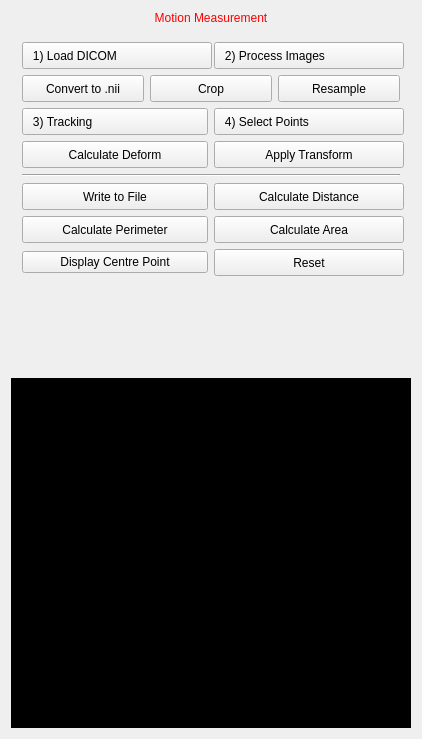
<?xml version="1.0" encoding="UTF-8"?>
<ui version="4.0">
 <class>MmeasurementViewControls</class>
 <widget class="QWidget" name="MmeasurementViewControls">
  <property name="geometry">
   <rect>
    <x>0</x>
    <y>0</y>
    <width>421</width>
    <height>739</height>
   </rect>
  </property>
  <property name="windowTitle">
   <string>QmitkTemplate</string>
  </property>
  <layout class="QVBoxLayout" name="verticalLayout">
   <item>
    <widget class="QLabel" name="labelWarning">
     <property name="styleSheet">
      <string notr="true">QLabel { color: rgb(255, 0, 0) }</string>
     </property>
     <property name="text">
      <string>Motion Measurement</string>
     </property>
     <property name="alignment">
      <set>Qt::AlignCenter</set>
     </property>
    </widget>
   </item>
   <item>
    <widget class="QWidget" name="widget_1" native="true">
     <property name="sizePolicy">
      <sizepolicy hsizetype="Minimum" vsizetype="MinimumExpanding">
       <horstretch>0</horstretch>
       <verstretch>0</verstretch>
      </sizepolicy>
     </property>
     <property name="minimumSize">
      <size>
       <width>400</width>
       <height>221</height>
      </size>
     </property>
     <layout class="QGridLayout" name="gridLayout">
      <item row="0" column="0">
       <widget class="QPushButton" name="button_1">
        <property name="minimumSize">
         <size>
          <width>190</width>
          <height>27</height>
         </size>
        </property>
        <property name="toolTip">
         <string>Do image processing</string>
        </property>
        <property name="styleSheet">
         <string notr="true">text-align: left;</string>
        </property>
        <property name="text">
         <string>   1) Load DICOM</string>
        </property>
       </widget>
      </item>
      <item row="0" column="1">
       <widget class="QPushButton" name="button_2">
        <property name="minimumSize">
         <size>
          <width>190</width>
          <height>27</height>
         </size>
        </property>
        <property name="toolTip">
         <string>Do image processing</string>
        </property>
        <property name="styleSheet">
         <string notr="true">text-align: left;</string>
        </property>
        <property name="text">
         <string>   2) Process Images</string>
        </property>
       </widget>
      </item>
      <item row="1" column="0" colspan="2">
       <layout class="QHBoxLayout" name="layout_2">
        <item>
         <widget class="QPushButton" name="button_2_1">
          <property name="minimumSize">
           <size>
            <width>0</width>
            <height>27</height>
           </size>
          </property>
          <property name="text">
           <string>Convert to .nii</string>
          </property>
         </widget>
        </item>
        <item>
         <widget class="QPushButton" name="button_2_2">
          <property name="minimumSize">
           <size>
            <width>0</width>
            <height>27</height>
           </size>
          </property>
          <property name="text">
           <string>Crop</string>
          </property>
         </widget>
        </item>
        <item>
         <widget class="QPushButton" name="button_2_3">
          <property name="minimumSize">
           <size>
            <width>0</width>
            <height>27</height>
           </size>
          </property>
          <property name="text">
           <string>Resample</string>
          </property>
         </widget>
        </item>
       </layout>
      </item>
      <item row="2" column="0">
       <widget class="QPushButton" name="button_3">
        <property name="minimumSize">
         <size>
          <width>0</width>
          <height>27</height>
         </size>
        </property>
        <property name="styleSheet">
         <string notr="true">text-align: left;</string>
        </property>
        <property name="text">
         <string>   3) Tracking</string>
        </property>
       </widget>
      </item>
      <item row="2" column="1">
       <widget class="QPushButton" name="button_4">
        <property name="minimumSize">
         <size>
          <width>190</width>
          <height>27</height>
         </size>
        </property>
        <property name="styleSheet">
         <string notr="true">text-align: left;</string>
        </property>
        <property name="text">
         <string>   4) Select Points</string>
        </property>
       </widget>
      </item>
      <item row="3" column="0">
       <widget class="QPushButton" name="button_3_1">
        <property name="minimumSize">
         <size>
          <width>0</width>
          <height>27</height>
         </size>
        </property>
        <property name="text">
         <string>Calculate Deform</string>
        </property>
       </widget>
      </item>
      <item row="3" column="1">
       <widget class="QPushButton" name="button_3_2">
        <property name="minimumSize">
         <size>
          <width>190</width>
          <height>27</height>
         </size>
        </property>
        <property name="text">
         <string>Apply Transform</string>
        </property>
       </widget>
      </item>
      <item row="4" column="0" colspan="2">
       <widget class="Line" name="line_1">
        <property name="orientation">
         <enum>Qt::Horizontal</enum>
        </property>
       </widget>
      </item>
      <item row="5" column="0">
       <widget class="QPushButton" name="button_5">
        <property name="minimumSize">
         <size>
          <width>0</width>
          <height>27</height>
         </size>
        </property>
        <property name="text">
         <string>Write to File</string>
        </property>
       </widget>
      </item>
      <item row="5" column="1">
       <widget class="QPushButton" name="button_6">
        <property name="minimumSize">
         <size>
          <width>190</width>
          <height>27</height>
         </size>
        </property>
        <property name="toolTip">
         <string>Do image processing</string>
        </property>
        <property name="text">
         <string>Calculate Distance</string>
        </property>
       </widget>
      </item>
      <item row="6" column="0">
       <widget class="QPushButton" name="button_7">
        <property name="minimumSize">
         <size>
          <width>0</width>
          <height>27</height>
         </size>
        </property>
        <property name="toolTip">
         <string>Do image processing</string>
        </property>
        <property name="text">
         <string>Calculate Perimeter</string>
        </property>
       </widget>
      </item>
      <item row="6" column="1">
       <widget class="QPushButton" name="button_8">
        <property name="minimumSize">
         <size>
          <width>190</width>
          <height>27</height>
         </size>
        </property>
        <property name="toolTip">
         <string>Do image processing</string>
        </property>
        <property name="text">
         <string>Calculate Area</string>
        </property>
       </widget>
      </item>
      <item row="7" column="0">
       <widget class="QPushButton" name="button_9">
        <property name="text">
         <string>Display Centre Point</string>
        </property>
       </widget>
      </item>
      <item row="7" column="1">
       <widget class="QPushButton" name="button_r">
        <property name="minimumSize">
         <size>
          <width>190</width>
          <height>27</height>
         </size>
        </property>
        <property name="text">
         <string>Reset</string>
        </property>
       </widget>
      </item>
     </layout>
    </widget>
   </item>
   <item>
    <spacer name="spacer1">
     <property name="orientation">
      <enum>Qt::Vertical</enum>
     </property>
     <property name="sizeType">
      <enum>QSizePolicy::Expanding</enum>
     </property>
     <property name="sizeHint" stdset="0">
      <size>
       <width>20</width>
       <height>10</height>
      </size>
     </property>
    </spacer>
   </item>
   <item>
    <widget class="QmitkPlotWidget" name="widget_2" native="true">
     <property name="sizePolicy">
      <sizepolicy hsizetype="Minimum" vsizetype="MinimumExpanding">
       <horstretch>0</horstretch>
       <verstretch>0</verstretch>
      </sizepolicy>
     </property>
     <property name="minimumSize">
      <size>
       <width>400</width>
       <height>350</height>
      </size>
     </property>
     <property name="styleSheet">
      <string notr="true">background-color: black; color: white;</string>
     </property>
    </widget>
   </item>
  </layout>
 </widget>
 <layoutdefault spacing="6" margin="11"/>
 <customwidgets>
  <customwidget>
   <class>QmitkPlotWidget</class>
   <extends>QWidget</extends>
   <header>QmitkPlotWidget.h</header>
   <container>1</container>
  </customwidget>
 </customwidgets>
 <resources/>
 <connections/>
</ui>
